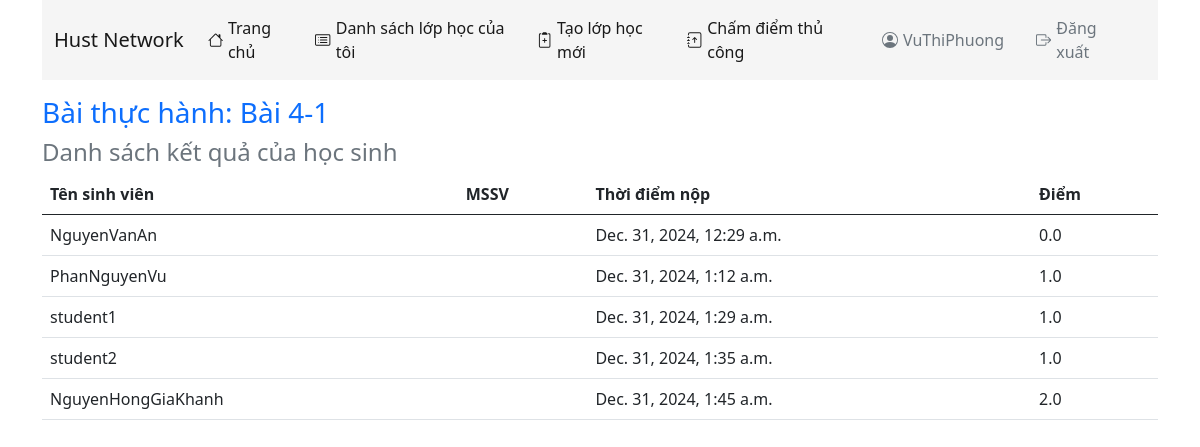
/view_assignment_submissions/42/ (signed in), run on the app's committed database.
### apps/models.py (models this page shows, shortened)
class Assignment(models.Model):
    class_id = models.ForeignKey(Class, on_delete=models.CASCADE, related_name='assignments')
    name = models.CharField(max_length=255)
    creation_date = models.DateTimeField(auto_now_add=True)
    deadline = models.DateTimeField()
    title = models.CharField(max_length=200)
    ROLE_CHOICES_A = (
        (0, 'Bài thực hành 4'),
        (1, 'Bài thực hành 5'),
    )
    role = models.IntegerField(choices=ROLE_CHOICES_A, default=0)

class Submission(models.Model):
    assignment = models.ForeignKey('Assignment', on_delete=models.CASCADE, related_name='submissions')
    student = models.ForeignKey(User, on_delete=models.CASCADE, related_name='submissions')
    submission_time = models.DateTimeField(auto_now_add=True)
    is_submitted = models.BooleanField(default=False)
    score = models.FloatField(default=0)
    student_input = models.TextField(blank=True, null=True)
    answers = models.JSONField(default=dict)
    allow_view_score = models.BooleanField(default=False)
    pcap_file = models.FileField(upload_to='pcap_files/', null=True, blank=True)

### apps/views.py (the view)
# urls.py: path('view_assignment_submissions/<int:assignment_id>/', views.view_assignment_submissions, name='view_assignment_submissions'),
@decorators.login_required(login_url = '/login/')
def view_assignment_submissions(request, assignment_id):
    assignment = get_object_or_404(Assignment, id=assignment_id)
    submissions = Submission.objects.filter(assignment_id=assignment)
    return render(request, 'apps/teacher/assignment_submissions.html', {'assignment': assignment, 'submissions': submissions})

### apps/context_processors.py (called while the page is built)
def current_datetime(request):
    return {
        'now': timezone.now()
    }

### apps/templates/apps/teacher/assignment_submissions.html (shortened to what this page needs)
<!DOCTYPE html>
<html lang="en">
<head>
    <link href="https://cdn.jsdelivr.net/npm/bootstrap@5.0.2/dist/css/bootstrap.min.css" rel="stylesheet" />
</head>
<body>
    <div class="container">
        {% include '../partials/nav.html' %}
        <h3 class="text-primary mt-3">Bài thực hành: {{ assignment.name }}</h3>
        <h4 class="text-secondary mt-2 mb-2">Danh sách kết quả của học sinh</h4>
        <table class="table">
            <thead>
                <tr>
                    <th>Tên sinh viên</th>
                    <th>MSSV</th>
                    <th>Thời điểm nộp</th>
                    <th>Điểm</th>
                </tr>
            </thead>
            <tbody>
                {% for submission in submissions %}
                <tr>
                    <td>{{ submission.student.username }}</td>
                    <td>{{ submission.student.user_id }}</td>
                    <td>{{ submission.submission_time }}</td>
                    <td>{{ submission.score }}</td>
                </tr>
                {% empty %}
                    <li>No submissions yet.</li>
                {% endfor %}
            </tbody>
        </table>
    </div>
</body>
</html>

### apps/templates/apps/partials/nav.html (shortened to what this page needs)
<nav class="navbar navbar-expand-lg navbar-light" style="background-color: #F5F5F5;">
  <div class="container-fluid">
    <a class="navbar-brand" href="{% url 'home-teacher' %}">Hust Network</a>
    <div class="collapse navbar-collapse" id="navbarSupportedContent">
      <ul class="navbar-nav me-auto mb-2 mb-lg-0">
        <li class="nav-item">
          <a
            class="nav-link active"
            aria-current="page"
            href="{% url 'home-teacher' %}"
            style="display: flex; align-items: center; font-weight: 500"
          >
            Trang chủ
          </a>
        </li>
        <li class="nav-item">
          <a
            class="nav-link active"
            aria-current="page"
            href="{% url 'list-classes' %}"
            style="display: flex; align-items: center; font-weight: 500"
          >
            Danh sách lớp học của tôi
          </a>
        </li>
        <li class="nav-item">
          <a
            class="nav-link active"
            aria-current="page"
            href="{% url 'create-class' %}"
            style="display: flex; align-items: center; font-weight: 500"
          >
            Tạo lớp học mới
          </a>
        </li>
        <li class="nav-item">
          <a
            class="nav-link active"
            aria-current="page"
            href="{% url 'grade' %}"
            style="display: flex; align-items: center; font-weight: 500"
          >
            Chấm điểm thủ công
          </a>
        </li>
      </ul>
      <div class="nav-item">
        <a
          class="nav-link active text-secondary"
          aria-current="page"
          href="#"
          style="display: flex; align-items: center; font-weight: 500"
        >
          {{ request.user.username }}
        </a>
      </div>
      <div class="nav-item">
        <a
          class="nav-link active text-secondary"
          aria-current="page"
          href="{% url 'logout' %}"
          style="display: flex; align-items: center; font-weight: 500"
          onclick="return confirmLogout(event)"
        >
          Đăng xuất
        </a>
      </div>
    </div>
  </div>
</nav>

### data on the page
Assignment: name "Bài 4-1"
Submission: student.username "NguyenVanAn", submission_time "Dec. 31, 2024, 12:29 a.m.", score "0.0"
Submission: student.username "PhanNguyenVu", submission_time "Dec. 31, 2024, 1:12 a.m.", score "1.0"
Submission: student.username "student1", submission_time "Dec. 31, 2024, 1:29 a.m.", score "1.0"
Submission: student.username "student2", submission_time "Dec. 31, 2024, 1:35 a.m.", score "1.0"
Submission: student.username "NguyenHongGiaKhanh", submission_time "Dec. 31, 2024, 1:45 a.m.", score "2.0"

### other printed values
{{ request.user.username }} "VuThiPhuong"
